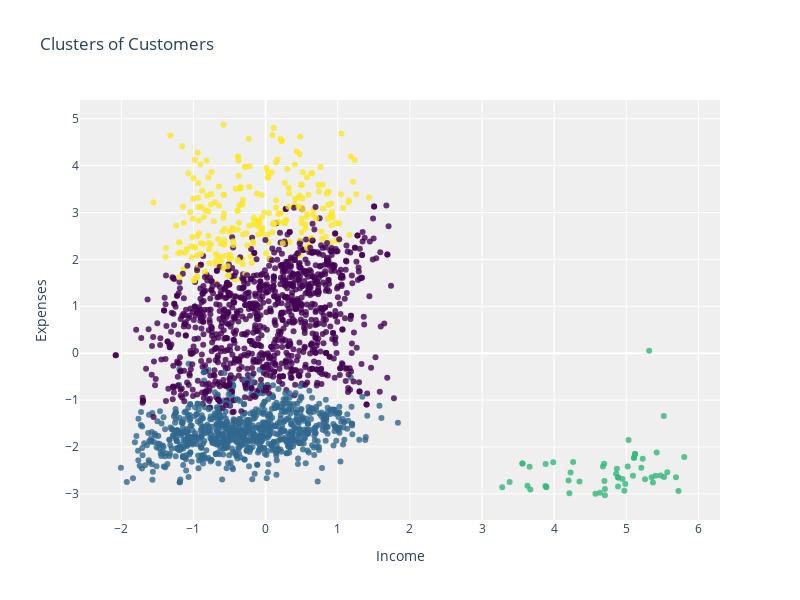

Notebook source saved alongside this figure:
### Code cell
income = PCA_ds["Income"]
expenses = PCA_ds["Expenses"]
clusters = PCA_ds["Clusters"]

# Create a 2D scatter plot using Plotly
fig = go.Figure(data=go.Scatter(
    x=income,
    y=expenses,
    mode='markers',
    marker=dict(
        size=6,
        color=clusters,  # Coloring by cluster
        colorscale='Viridis',  # Adjust colors as needed
        opacity=0.8
    )
))

# Update layout to match the style of your image
fig.update_layout(
    title='Clusters of Customers',
    xaxis_title='Income',
    yaxis_title='Expenses',
    width=800,
    height=600,
    plot_bgcolor='rgba(235, 235, 235, 0.8)',  # Light background color
)

# Show the figure
fig.show()

### Figure 1 — Plotly figure (JSON) as saved in the notebook; plotly's stock layout.template omitted (floating-point values rounded to 4 significant figures; data arrays with more than 128 entries replaced by an {"elided": "..."} marker saying what was removed)
{"data": [{"marker": {"color": {"elided": "2201 int values"}, "colorscale": [[0, "#440154"], [0.1111, "#482878"], [0.2222, "#3e4989"], [0.3333, "#31688e"], [0.4444, "#26828e"], [0.5556, "#1f9e89"], [0.6667, "#35b779"], [0.7778, "#6ece58"], [0.8889, "#b5de2b"], [1, "#fde725"]], "opacity": 0.8, "size": 6}, "mode": "markers", "type": "scatter", "x": {"elided": "2201 float values"}, "y": {"elided": "2201 float values"}}], "layout": {"height": 600, "plot_bgcolor": "rgba(235, 235, 235, 0.8)", "title": {"text": "Clusters of Customers"}, "width": 800, "xaxis": {"title": {"text": "Income"}}, "yaxis": {"title": {"text": "Expenses"}}}}
